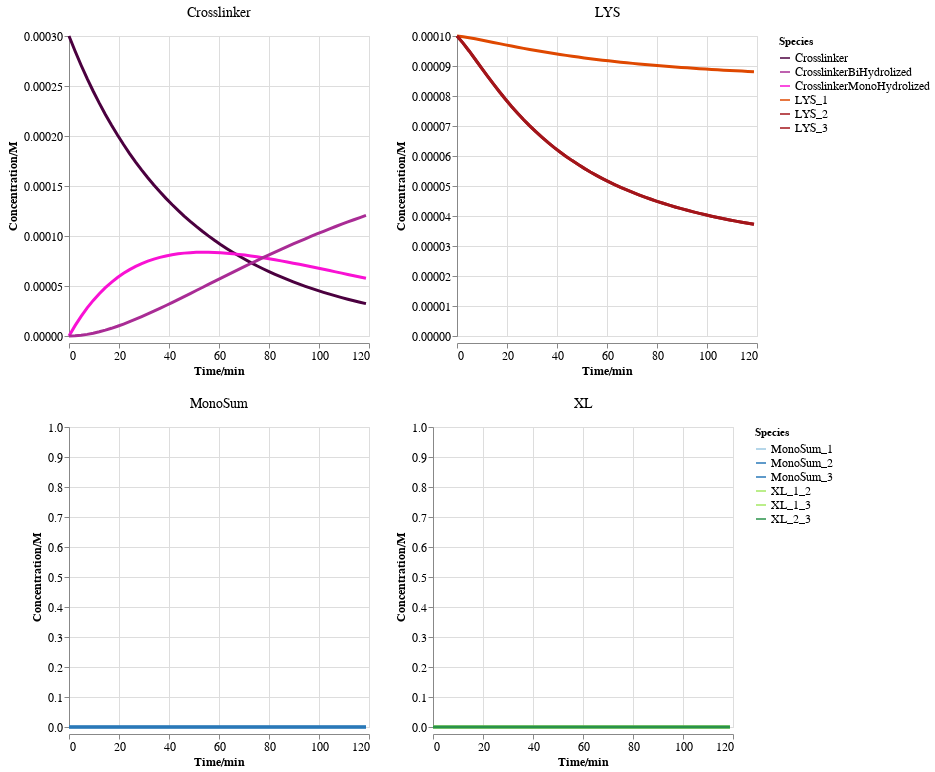

The code cell stored with this chart in its notebook:
### Code cell
c = get_3lys_time_plot(df_melt_3lys_lower_klys1_low_kh, 120)
c

### Figure 1 — Vega-Lite specification as saved in the notebook (floating-point values rounded to 4 significant figures; data arrays with more than 128 entries replaced by an {"elided": "..."} marker saying what was removed)
{"config": {"view": {"continuousWidth": 300, "continuousHeight": 300}, "axis": {"labelFontSize": 12, "titleFontSize": 12}}, "vconcat": [{"data": {"name": "data-638e464bfa2d2e4e4d66d6b2b8dc5d6d"}, "facet": {"field": "type", "header": {"labelFontSize": 14}, "title": null, "type": "nominal"}, "spec": {"mark": {"type": "line", "size": 3}, "encoding": {"color": {"field": "variable", "legend": {"labelFontSize": 12}, "scale": {"range": ["#4b003f", "#a92c95", "#f911d4", "#df4800", "#a3151a", "#a3151a"]}, "title": "Species", "type": "nominal"}, "tooltip": [{"field": "value", "type": "quantitative"}, {"field": "variable", "type": "nominal"}], "x": {"field": "time", "scale": {"domain": [0, 120]}, "title": "Time/min", "type": "quantitative"}, "y": {"axis": {"title": "Concentration/M"}, "field": "value", "scale": {}, "type": "quantitative"}}}, "columns": 2, "resolve": {"scale": {"y": "independent"}}}, {"data": {"name": "data-2932be7c83bbf6556fb6439aed330458"}, "facet": {"field": "type", "header": {"labelFontSize": 14}, "title": null, "type": "nominal"}, "spec": {"mark": {"type": "line", "size": 3}, "encoding": {"color": {"field": "variable", "legend": {"labelFontSize": 12}, "scale": {"range": ["#9cc8e2", "#2978b8", "#2978b8", "#a5e863", "#a5e863", "#29924a"]}, "title": "Species", "type": "nominal"}, "tooltip": [{"field": "value", "type": "quantitative"}, {"field": "variable", "type": "nominal"}], "x": {"field": "time", "scale": {"domain": [0, 120]}, "title": "Time/min", "type": "quantitative"}, "y": {"axis": {"title": "Concentration/M"}, "field": "value", "scale": {"domain": [0, 1]}, "type": "quantitative"}}}, "columns": 2, "resolve": {"scale": {"y": "independent"}}}], "resolve": {"scale": {"color": "independent", "x": "shared"}}, "$schema": "https://vega.github.io/schema/vega-lite/v5.8.0.json", "datasets": {"data-638e464bfa2d2e4e4d66d6b2b8dc5d6d": {"elided": "300 records"}, "data-2932be7c83bbf6556fb6439aed330458": {"elided": "300 records"}}}
